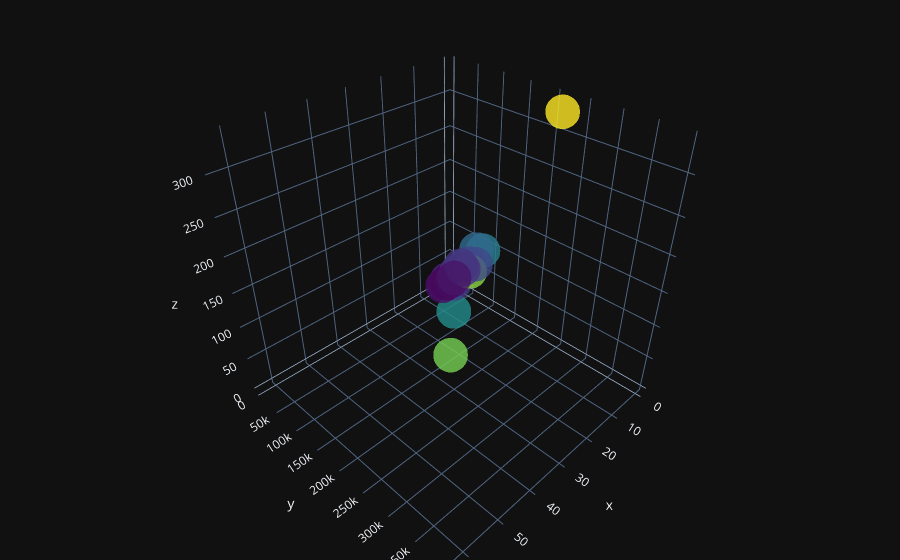

Notebook cell for this chart:
### Code cell
#3D Plotly visualization
import chart_studio

chart_studio.tools.set_credentials_file(username = 'DemoAccount', api_key = 'lr1c37zw81')

x = df_bar_pubg['solo_Wins']
y = df_bar_pubg['solo_TimeSurvived']
z = df_bar_pubg['solo_RoundsPlayed']

trace1 = go.Scatter3d(
	x = x,
	y = y,
	z = z,
	mode = 'markers',
	marker = dict(
		size = 12,
		color = z,
		colorscale = 'Viridis',
		opacity = 0.8))

data = [trace1]
layout = go.Layout(
	margin = dict(
		l = 0,
		r = 0,
		b = 0,
		t = 0)
)

fig = go.Figure(data = data, layout = layout)
iplot(fig, filename = '3d-pubg-plot')

### Figure 1 — Plotly figure (JSON) as saved in the notebook; plotly's stock layout.template omitted (floating-point values rounded to 4 significant figures)
{"data": [{"marker": {"color": [17, 33, 5, 8, 6, 16, 142, 19, 44, 8, 116, 335, 87, 72, 23, 3, 165, 65, 16, 45, 55, 45, 9, 14, 277, 265, 77, 52, 56, 22], "colorscale": [[0.0, "#440154"], [0.1111, "#482878"], [0.2222, "#3e4989"], [0.3333, "#31688e"], [0.4444, "#26828e"], [0.5556, "#1f9e89"], [0.6667, "#35b779"], [0.7778, "#6ece58"], [0.8889, "#b5de2b"], [1.0, "#fde725"]], "opacity": 0.8, "size": 12}, "mode": "markers", "x": [3, 6, 0, 4, 2, 5, 12, 5, 6, 2, 7, 4, 9, 4, 3, 1, 38, 12, 6, 2, 7, 4, 3, 2, 48, 63, 4, 3, 3, 2], "y": [18470.0, 33010.0, 4330.0, 13420.0, 9841.0, 22000.0, 148100.0, 26090.0, 49280.0, 10280.0, 106300.0, 233000.0, 91380.0, 71910.0, 31000.0, 3638.0, 246800.0, 87210.0, 20930.0, 45920.0, 62760.0, 43120.0, 11730.0, 18490.0, 331200.0, 397000.0, 87510.0, 53550.0, 47970.0, 25090.0], "z": [17, 33, 5, 8, 6, 16, 142, 19, 44, 8, 116, 335, 87, 72, 23, 3, 165, 65, 16, 45, 55, 45, 9, 14, 277, 265, 77, 52, 56, 22], "type": "scatter3d"}], "layout": {"margin": {"b": 0, "l": 0, "r": 0, "t": 0}}}
